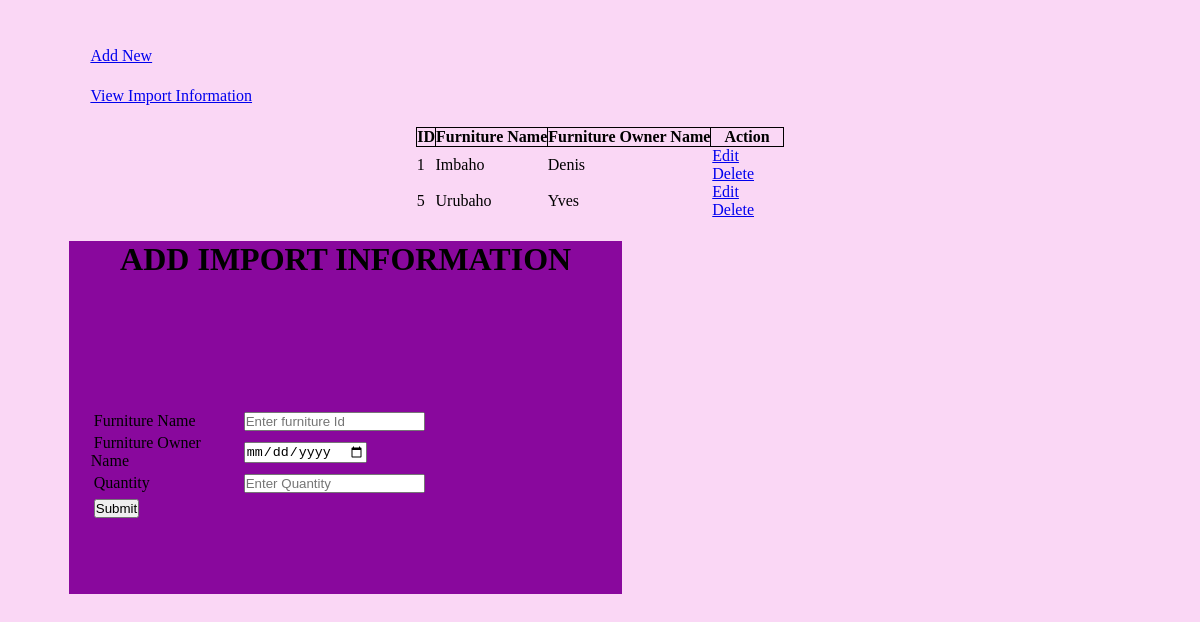
The page /view.php on the database its author committed.
### tables this page shows
CREATE TABLE `Furniture` (
  `FurnitureId` int(11) NOT NULL,
  `FurnitureName` varchar(30) NOT NULL,
  `FurnitureOwnerName` varchar(30) NOT NULL
);

### view.php (the view, shortened to what this page needs)
<?php
$conn= mysqli_connect('localhost','root','','Stock');
$sql="SELECT * FROM Furniture";
$result=mysqli_query($conn,$sql);
?>
<html>
<head>
    <link rel="stylesheet" href="./style.css">
<body>
    <div class="button-3"><a href="index.php">Add New </a></div>
    <div class="button-3"><a href="viewimport.php">View Import Information</a></div>
    <div>
        <center>
            <table>
                <tr>
                    <th style="border: 1px solid black;">ID</th>
                    <th style="border: 1px solid black;">Furniture Name</th>
                    <th style="border: 1px solid black;">Furniture Owner Name</th>
                    <th style="border: 1px solid black;">Action</th>
                </tr>
                <tbody>
                    <?php while ($row = mysqli_fetch_assoc($result)) { ?>
                    <tr>
                        <td><?php echo $row['FurnitureId']; ?></td>
                        <td><?php echo $row['FurnitureName']; ?></td>
                        <td><?php echo $row['FurnitureOwnerName']; ?></td>
                        <td>
                            <a href="update.php?id=<?php echo $row['FurnitureId']; ?>">Edit</a>
                            <a href="delete.php?id=<?php echo $row['FurnitureId']; ?>">Delete</a>
                        </td>
                    </tr>
                    <?php } ?>
                </tbody>
            </table>
    </div>
    <div class="container">
        <h1 style="text-align: center;">ADD IMPORT INFORMATION</h1>
        <form method="post" action="view.php">
            <table>
                <tr>
                    <td><label>Furniture Name</label></td> <br>
                    <td><input type="text" name="furnitureid" placeholder="Enter furniture Id" required> </td>
                    <br>
                </tr>
                <tr>
                    <td><label>Furniture Owner Name</label></td> <br>
                    <td><input type="date" name="importdate" placeholder="Enter Import Date" required>
                    </td> <br>
                </tr>
                <tr>
                    <td><label>Quantity</label></td> <br>
                    <td><input type="number" name="quantity" placeholder="Enter Quantity" required>
                    </td> <br>
                </tr>
                <tr>
                    <td><button type=" submit" name="submit">Submit</button></td>
                </tr>
            </table>
        </form>
    </div>
</body>
</html>

### style.css (style rules this page uses)
* { margin: 2%; padding: 0; box-sizing: border-box; }
body { background-color: rgb(250, 215, 245); }
.container { width: 50%; height: 50%; background-color: rgb(137, 8, 157); }

### view.php (style rules this page uses)
table { border-collapse: collapse; }

### rows shown on the page
furniture: FurnitureId "1", FurnitureName "Imbaho", FurnitureOwnerName "Denis"
furniture: FurnitureId "5", FurnitureName "Urubaho", FurnitureOwnerName "Yves"
